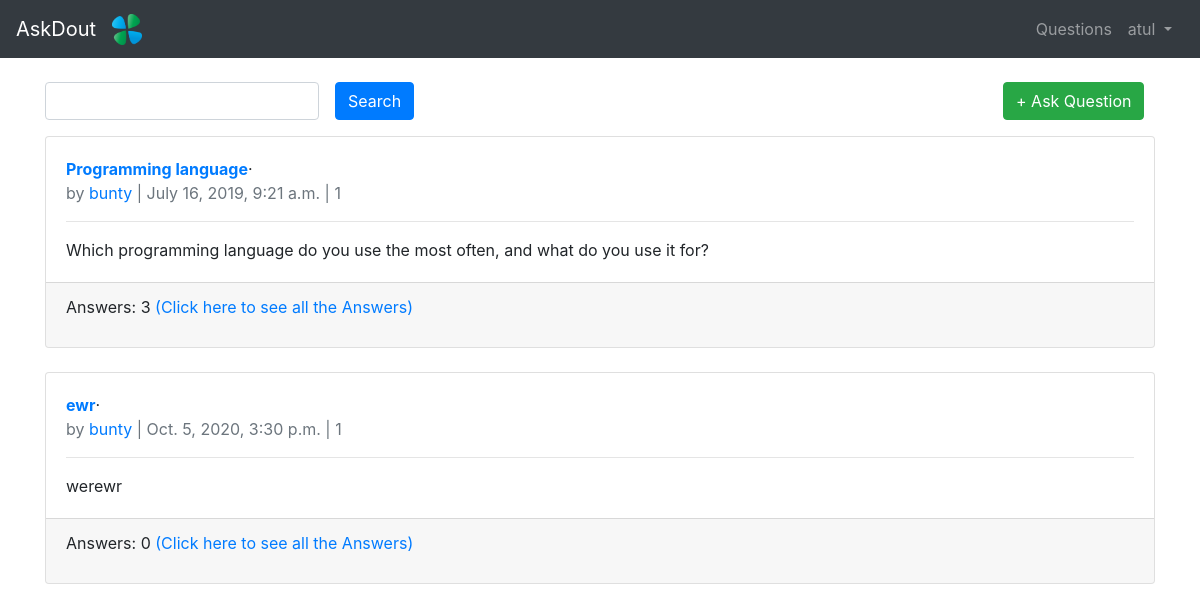
/question/ (signed in), run on the app's committed database.
### users/models.py (models this page shows)
class CustomUser(AbstractUser): #our CustomUser is the dublicate of AbstractUser means default user model
	age = models.PositiveIntegerField(default=0)

### ask/models.py (models this page shows, shortened)
class Question(models.Model):
     title = models.CharField(max_length=100)
     body = models.TextField()
     date = models.DateTimeField(auto_now_add=True)
     image = models.ImageField(upload_to = 'img/',null=True,blank=True)
     person = models.ForeignKey(settings.AUTH_USER_MODEL,on_delete=models.CASCADE)

### ask/views.py (the view)
# urls.py: path('question/',views.QuestionListView.as_view(),name='question_list'),
class QuestionListView(LoginRequiredMixin,ListView):
   model = Question
   template_name = 'question_list.html'
   login_url = 'login'
   def get_queryset(self):
        if self.request.method == 'GET':
          search = self.request.GET.get('search')
        if search == None:
           search = ''
        return Question.objects.all().filter(title__icontains = search)

### templates/question_list.html
{% extends 'base.html' %}
{% block content %}
<div class="row my-3">
<div class="col-sm-10">
<form class="form-inline">
<input class="form-control" type="text" name="search"/>
<input class="btn btn-primary mx-3" type="submit" value="Search" />
</form>
</div>
<div class="col">
{% if user.is_authenticated %}
<a href="{% url 'question_new' %}" class="btn btn-success ml-2">+ Ask Question</a>
{% endif %}
</div>
</div>
{% for question in object_list %}
<div class="card">
	<div class="card-body">
    	<span class="font-weight-bold"><a href="{% url 'question_detail' question.id%}">{{question.title}}</a></span>&middot;<br>
        <span class="text-muted">by <a href="{% url 'profile_detail' question.person.id%}">{{ question.person }} </a>| {{ question.date }} | {{question.person.id}}</span>
        <hr>
        {{question.body}}
    </div>
    <div class="card-footer">
        <p>Answers: {{question.comments.all.count}}  <a href="{% url 'question_detail' question.id %} ">(Click here to see all the Answers)</a></p>
    </div>
</div>
<br/>
{% endfor %}
{% endblock %}

### templates/includes/navbar.html (shortened to what this page needs)
{% load static %}
<nav class="navbar navbar-expand-md navbar-dark bg-dark mb-">
<a class="navbar-brand" href="{% url 'homepage' %}">AskDout</a>
<a class="navbar-brand"><img src="{% static 'img/logo.png' %}" style="width: 30px"/></a>
<div class="collapse navbar-collapse" id="navbarCollapse">
{% if user.is_authenticated %}
<ul class="navbar-nav ml-auto mr-1">
<li class="nav-item">
<a class="nav-link" href="{% url 'question_list' %}">
Questions
</a>
</li>
<li class="nav-item">
<a class="nav-link dropdown-toggle" href="#" id="userMenu" data-toggle="dropdown" aria-haspopup="true" aria-expanded="false">
{{ user.username }}
</a>
</li>
</ul>
{% else %}
<form class="form-inline ml-auto">
<a href="{% url 'login' %}" class="btn btn-outline-secondary">Log In</a>
<a href="{% url 'signup' %}" class="btn btn-primary ml-1">Sign up</a>
</form>
{% endif %}
</div>
</nav>

### static/css/style.css (style rules this page uses)
body { margin-bottom:50px; }

### data on the page
CustomUser: username "atul"
Question: title "Programming language", person "bunty", date "July 16, 2019, 9:21 a.m.", person.id "1", body "Which programming language do you use the most often, and what do you use it for?", comments.all.count "3"
Question: title "ewr", person "bunty", date "Oct. 5, 2020, 3:30 p.m.", person.id "1", body "werewr", comments.all.count "0"
